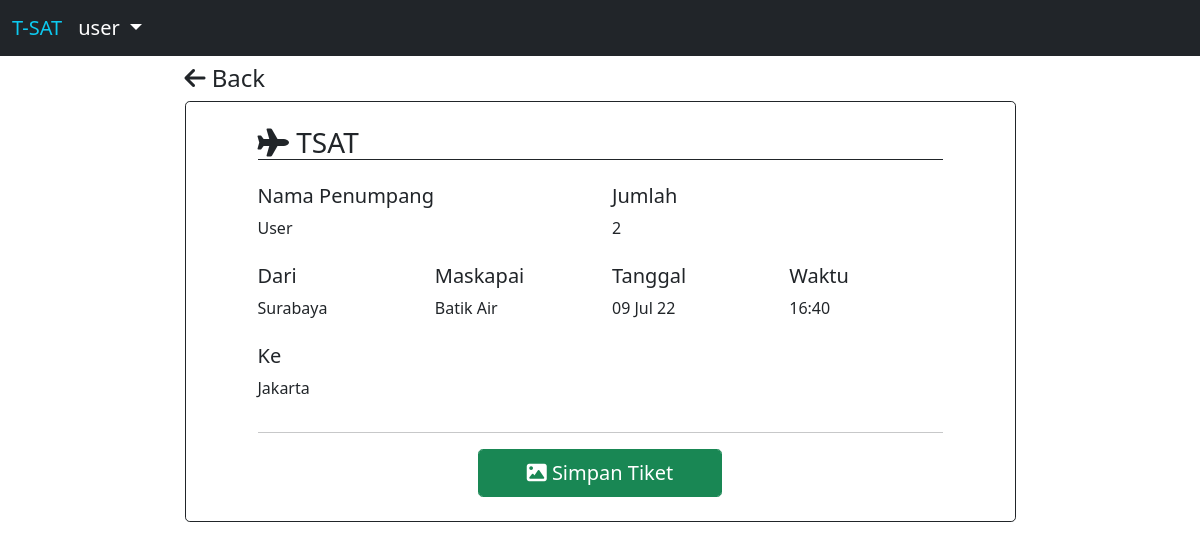
/view.php?id=1 (signed in), run on an earlier commit of the app's database.
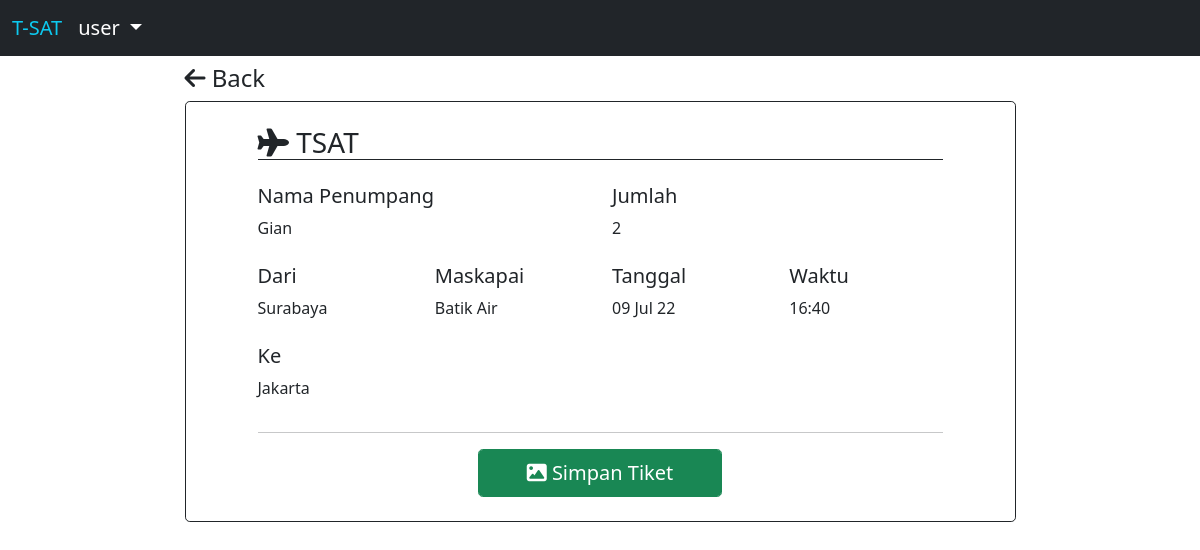
And on a later commit of the database.
### tables this page shows
CREATE TABLE `user` (
  `id` int(11) NOT NULL,
  `name` varchar(255) NOT NULL,
  `email` varchar(255) NOT NULL,
  `telepon` varchar(25) NOT NULL,
  `username` varchar(255) NOT NULL,
  `password` varchar(255) NOT NULL,
  `role` int(1) NOT NULL DEFAULT 1 COMMENT '0=admin, 1=customer'
);

### view.php (the view, shortened to what the changed rows need)
<?php
include 'config.php';
if (!isset($_GET['id'])) {
    header("Location: index.php");
} else {
    $id = $_GET['id'];
    $query = "SELECT * FROM tiket where id = $id";
    $result = mysqli_fetch_assoc($conn->query($query));
    $userid = $result['user_id'];
    $userquery = "SELECT * FROM user where id = $userid";
    $userdata = mysqli_fetch_assoc($conn->query($userquery));
}
?>
<!DOCTYPE html>
<html lang="en">
<head>
    <link href="https://cdn.jsdelivr.net/npm/bootstrap@5.1.3/dist/css/bootstrap.min.css" rel="stylesheet">
    <link rel="stylesheet" href="https://cdnjs.cloudflare.com/ajax/libs/font-awesome/6.1.1/css/all.min.css" />
</head>
<body class="vh-100" style="background-image: url('img/main.jpg'); background-size:cover; background-position: center; background-repeat: no-repeat;">
    <div class="container mt-2">
        <div class="row d-flex justify-content-center align-items-center h-100">
            <div class="col-12 col-md-8 col-lg-6 col-xl-9">
                <div class="card shadow-2-strong text-dark border border-dark rounded-3">
                    <div class="card-body p-4">
                        <div class="container mb-2" id="print">
                            <div class="container" >
                                <div class="row mb-2">
                                    <p class="col-6 text-capitalize"><?= $userdata['name'] ?></p>
                                    <p class="col-6"><?= $result['jumlah'] ?></p>
                                </div>
                            </div>
                        </div>
                    </div>
                </div>
            </div>
        </div>
    </div>
</body>
</html>

What changed in the data, as far as the page shows it:
changed user: name "User" → "Gian"
